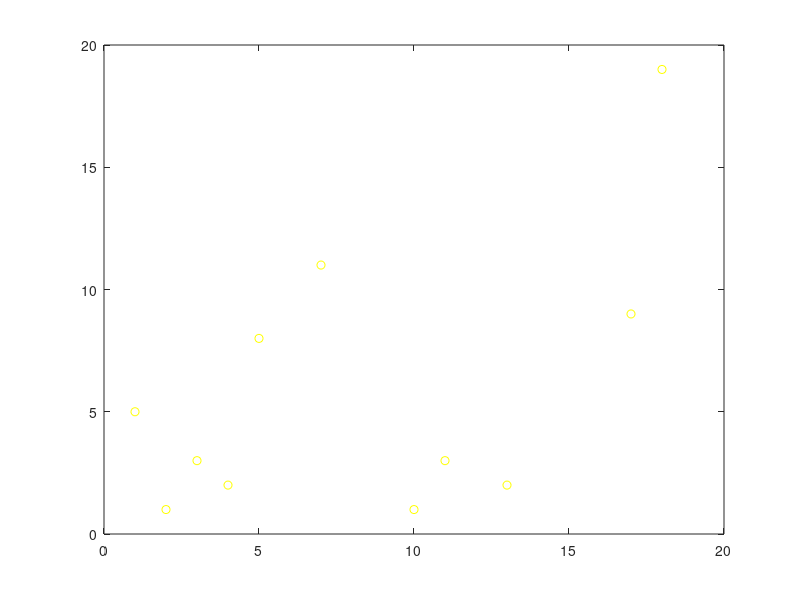

Here is the MATLAB script that generated this plot: (Note: this script raises an error after producing the figure.)
x = [1:5 7 10 11 13 17 18];%stojnosti za x: 1x11
y = [5 1 3 2 8 11 1 3 2 9 19];%stojnosti za y: 1x11
figure
t=0:1:20;
plot(x,y,'yo')
hold on
newton =Newton(x, y, 5);
values=polyval(newton, t);
yy=spline(t,  t, values);
plot(x,y,'g',t, yy, 'r')
legend('danni','spline','myPolinom')
title('Newton comparison')
hold off